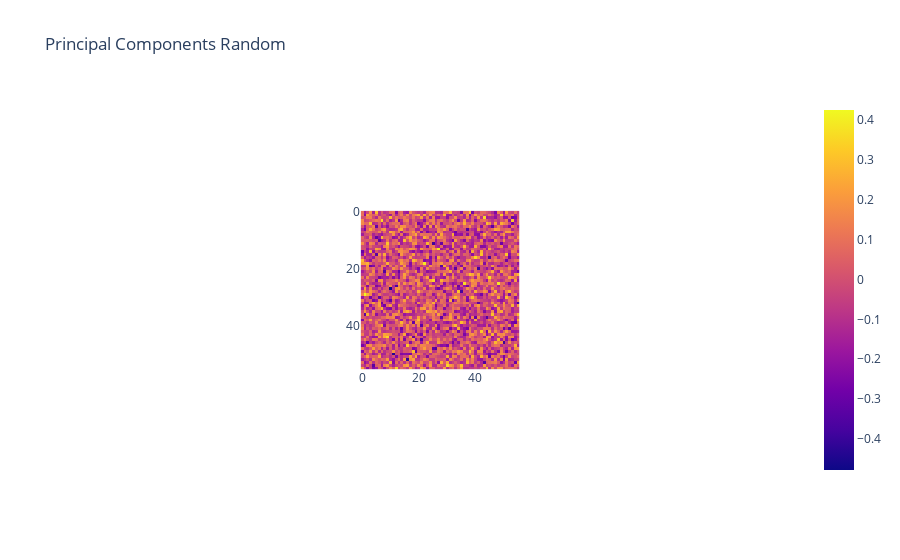

Notebook code cell kept with this figure:
### Code cell
# Control - random Gaussian matrix
U, S, Vh = torch.svd(torch.randn_like(W_E))
px.line(S, title="Singular Values Random")
px.imshow(U, title="Principal Components Random")

### Figure 1 — Plotly figure (JSON) as saved in the notebook; plotly's stock layout.template omitted (floating-point values rounded to 4 significant figures; data arrays with more than 128 entries replaced by an {"elided": "..."} marker saying what was removed)
{"data": [{"coloraxis": "coloraxis", "hovertemplate": "x: %{x}<br>y: %{y}<br>color: %{z}<extra></extra>", "name": "0", "type": "heatmap", "xaxis": "x", "yaxis": "y", "z": {"elided": "56x56 float values"}}], "layout": {"autosize": true, "coloraxis": {"colorscale": [[0, "#0d0887"], [0.1111, "#46039f"], [0.2222, "#7201a8"], [0.3333, "#9c179e"], [0.4444, "#bd3786"], [0.5556, "#d8576b"], [0.6667, "#ed7953"], [0.7778, "#fb9f3a"], [0.8889, "#fdca26"], [1, "#f0f921"]]}, "title": {"text": "Principal Components Random"}, "xaxis": {"anchor": "y", "autorange": true, "constrain": "domain", "domain": [0.3898, 0.6102], "range": [-0.5, 55.5], "scaleanchor": "y"}, "yaxis": {"anchor": "x", "autorange": true, "constrain": "domain", "domain": [0, 1], "range": [55.5, -0.5]}}}
